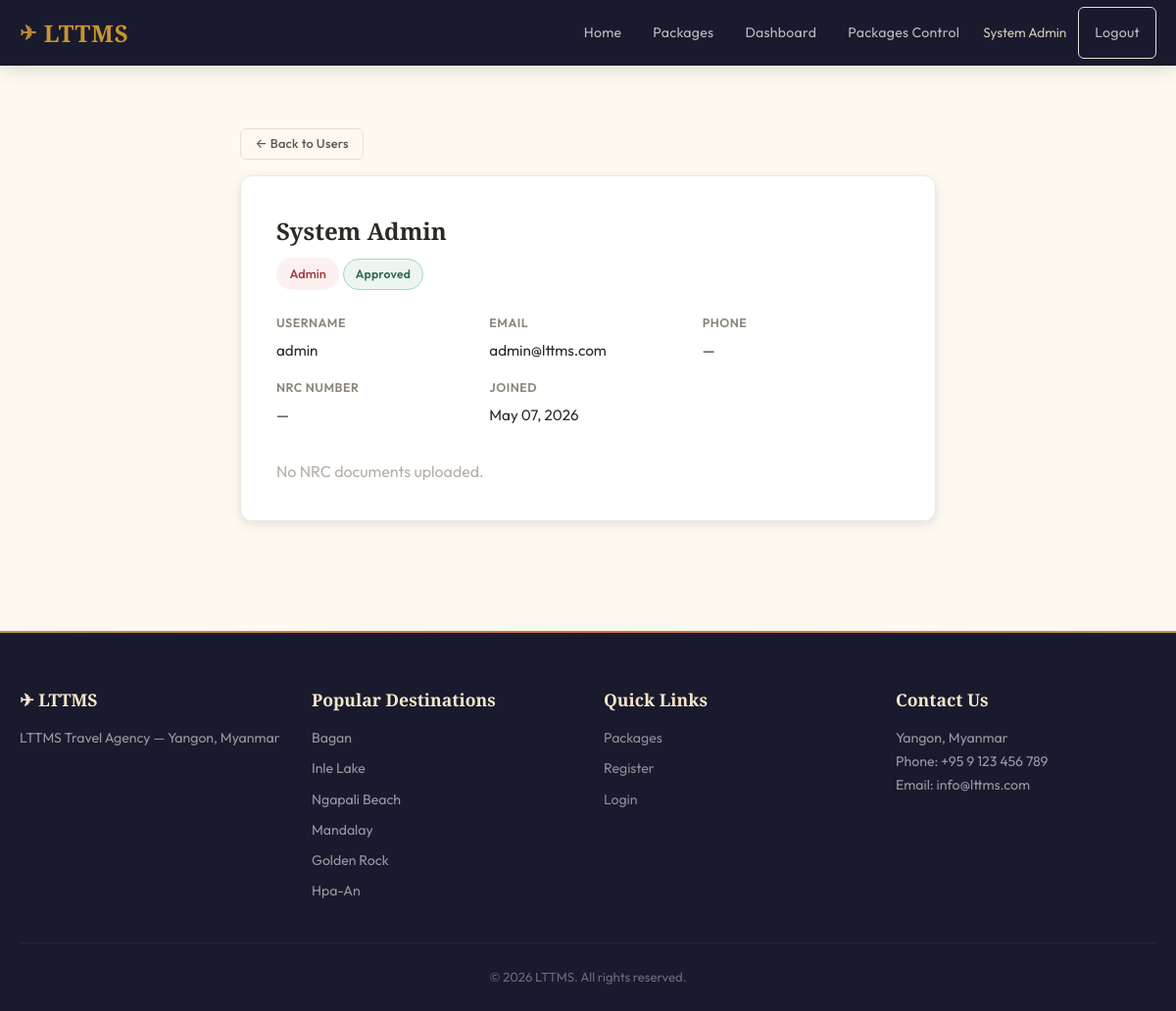
The app's page /admin/user-detail.php?id=1 (signed in) with its own data.
### tables this page shows
CREATE TABLE users (
    id INT AUTO_INCREMENT PRIMARY KEY,
    username VARCHAR(50) NOT NULL UNIQUE,
    email VARCHAR(100) NOT NULL UNIQUE,
    password VARCHAR(255) NOT NULL,
    full_name VARCHAR(100) NOT NULL,
    phone VARCHAR(20),
    kbz_phone VARCHAR(20),
    kbz_name VARCHAR(100),
    nrc_number VARCHAR(50),
    nrc_front_photo VARCHAR(255),
    nrc_back_photo VARCHAR(255),
    role ENUM('customer', 'agent', 'admin') NOT NULL DEFAULT 'customer',
    agent_location VARCHAR(100) DEFAULT NULL,
    status ENUM('pending', 'approved', 'suspended') NOT NULL DEFAULT 'pending',
    created_at TIMESTAMP DEFAULT CURRENT_TIMESTAMP,
    updated_at TIMESTAMP DEFAULT CURRENT_TIMESTAMP ON UPDATE CURRENT_TIMESTAMP
);

CREATE TABLE destinations (
    id INT AUTO_INCREMENT PRIMARY KEY,
    name VARCHAR(100) NOT NULL,
    tagline VARCHAR(200),
    image VARCHAR(255) DEFAULT NULL,
    sort_order INT NOT NULL DEFAULT 0,
    is_active TINYINT(1) NOT NULL DEFAULT 1,
    created_at TIMESTAMP DEFAULT CURRENT_TIMESTAMP
);

### includes/lang.php (called while the page is built, shortened)
<?php
$translations = require __DIR__ . '/../lang/en.php';
function t(string $key, string $default = ''): string {
    global $translations;
    return $translations[$key] ?? ($default ?: $key);
}
function tStatus(string $status): string {
    $map = [
        'pending' => 'status_pending',
        'confirmed' => 'status_confirmed',
        'cancelled' => 'status_cancelled',
        'approved' => 'status_approved',
        'suspended' => 'status_suspended',
        'active' => 'status_active',
        'inactive' => 'status_inactive',
    ];
    return t($map[$status] ?? '', ucfirst($status));
}

### includes/auth.php (called while the page is built, shortened)
<?php
require_once __DIR__ . '/lang.php';
function getCurrentUser(): ?array {
    $pdo = getDBConnection();
    $stmt = $pdo->prepare("SELECT id, username, email, full_name, phone, role, status FROM users WHERE id = ?");
    $stmt->execute([$_SESSION['user_id']]);
    return $stmt->fetch() ?: null;
}

### includes/functions.php (called while the page is built, shortened)
<?php
function sanitize(string $input): string {
    return htmlspecialchars(trim($input), ENT_QUOTES, 'UTF-8');
}
function getActiveDestinations(): array {
    $pdo = getDBConnection();
    $stmt = $pdo->query("SELECT * FROM destinations WHERE is_active = 1 ORDER BY sort_order ASC, name ASC");
    return $stmt->fetchAll();
}
function formatDate(string $date): string {
    return date('M d, Y', strtotime($date));
}

### admin/user-detail.php (the view, shortened to what this page needs)
<?php
require_once __DIR__ . '/../includes/auth.php';
require_once __DIR__ . '/../includes/functions.php';
$pdo = getDBConnection();
$userId = (int)($_GET['id'] ?? 0);
$stmt = $pdo->prepare("SELECT * FROM users WHERE id = ?");
$stmt->execute([$userId]);
$user = $stmt->fetch();
require_once __DIR__ . '/../includes/header.php';
?>
<section class="section">
<div class="container container-md">
    <a href="<?= BASE_URL ?>/admin/users.php" class="btn btn-outline btn-sm mb-1">&larr; <?= t('back_to_users') ?></a>
    <div class="card">
        <div class="user-detail-header">
            <div>
                <h2><?= sanitize($user['full_name']) ?></h2>
                <span class="badge badge-<?= $user['role'] ?>"><?= ucfirst($user['role']) ?></span>
                <span class="status-badge status-<?= $user['status'] ?>"><?= tStatus($user['status']) ?></span>
            </div>
        </div>
        <div class="user-info-grid">
            <div class="info-item">
                <label><?= t('col_username') ?></label>
                <span><?= sanitize($user['username']) ?></span>
            </div>
            <div class="info-item">
                <label><?= t('col_email') ?></label>
                <span><?= sanitize($user['email']) ?></span>
            </div>
            <div class="info-item">
                <label><?= t('col_phone') ?></label>
                <span><?= sanitize($user['phone'] ?? '—') ?></span>
            </div>
            <div class="info-item">
                <label><?= t('nrc_number_label') ?></label>
                <span><?= sanitize($user['nrc_number'] ?? '—') ?></span>
            </div>
            <div class="info-item">
                <label><?= t('col_joined') ?></label>
                <span><?= formatDate($user['created_at']) ?></span>
            </div>
        </div>
        <?php if ($user['nrc_front_photo'] || $user['nrc_back_photo']): ?>
        <h3 class="mt-2"><?= t('nrc_documents') ?></h3>
        <div class="nrc-preview-grid">
            <?php if ($user['nrc_front_photo']): ?>
            <div class="nrc-preview-card">
                <label><?= t('nrc_front') ?></label>
                <img src="<?= BASE_URL ?>/admin/view-nrc.php?file=<?= urlencode($user['nrc_front_photo']) ?>" alt="NRC Front">
            </div>
            <?php endif; ?>
            <?php if ($user['nrc_back_photo']): ?>
            <div class="nrc-preview-card">
                <label><?= t('nrc_back') ?></label>
                <img src="<?= BASE_URL ?>/admin/view-nrc.php?file=<?= urlencode($user['nrc_back_photo']) ?>" alt="NRC Back">
            </div>
            <?php endif; ?>
        </div>
        <?php else: ?>
        <p class="text-muted mt-2"><?= t('no_nrc_uploaded') ?></p>
        <?php endif; ?>
    </div>
</div>
</section>
<?php require_once __DIR__ . '/../includes/footer.php'; ?>

### includes/header.php (shortened to what this page needs)
<?php
require_once __DIR__ . '/auth.php';
require_once __DIR__ . '/functions.php';
$currentUser = getCurrentUser();
?>
<!DOCTYPE html>
<html lang="en">
<head>
    <link rel="stylesheet" href="<?= BASE_URL ?>/assets/css/style.css">
</head>
<body>
<nav class="navbar">
    <div class="container nav-container">
        <a href="<?= BASE_URL ?>/" class="nav-brand">
            <span class="brand-icon">&#9992;</span> LTTMS
        </a>
        <ul class="nav-menu" id="navMenu">
            <li><a href="<?= BASE_URL ?>/"><?= t('nav_home') ?></a></li>
            <li><a href="<?= BASE_URL ?>/customer/packages.php"><?= t('nav_packages') ?></a></li>
            <?php if ($currentUser): ?>
                <?php if ($currentUser['role'] === 'customer'): ?>
                    <li><a href="<?= BASE_URL ?>/customer/my-bookings.php"><?= t('nav_my_bookings') ?></a></li>
                <?php elseif ($currentUser['role'] === 'agent'): ?>
                    <li><a href="<?= BASE_URL ?>/agent/dashboard.php"><?= t('nav_dashboard') ?></a></li>
                <?php elseif ($currentUser['role'] === 'admin'): ?>
                    <li><a href="<?= BASE_URL ?>/admin/dashboard.php"><?= t('nav_dashboard') ?></a></li>
                    <li><a href="<?= BASE_URL ?>/admin/packages.php"><?= t('nav_packages_control') ?></a></li>
                <?php endif; ?>
                <li class="nav-user">
                    <span class="user-greeting"><?= sanitize($currentUser['full_name']) ?></span>
                    <a href="<?= BASE_URL ?>/logout.php" class="btn btn-sm btn-outline"><?= t('nav_logout') ?></a>
                </li>
            <?php else: ?>
                <li><a href="<?= BASE_URL ?>/login.php" class="btn btn-sm btn-outline"><?= t('nav_login') ?></a></li>
                <li><a href="<?= BASE_URL ?>/register.php" class="btn btn-sm btn-primary"><?= t('nav_register') ?></a></li>
            <?php endif; ?>
        </ul>
    </div>
</nav>
<main>

### includes/footer.php (shortened to what this page needs)
</main>
<footer class="footer">
    <div class="container">
        <div class="footer-grid">
            <div class="footer-col">
                <h3>&#9992; LTTMS</h3>
                <p><?= t('footer_agency') ?> — <?= t('footer_address') ?></p>
            </div>
            <div class="footer-col">
                <h3><?= t('footer_destinations') ?></h3>
                <ul>
                    <?php foreach (getActiveDestinations() as $fd): ?>
                        <li><?= sanitize($fd['name']) ?></li>
                    <?php endforeach; ?>
                </ul>
            </div>
            <div class="footer-col">
                <h3><?= t('footer_quick_links') ?></h3>
                <ul>
                    <li><a href="<?= BASE_URL ?>/customer/packages.php"><?= t('nav_packages') ?></a></li>
                    <li><a href="<?= BASE_URL ?>/register.php"><?= t('nav_register') ?></a></li>
                    <li><a href="<?= BASE_URL ?>/login.php"><?= t('nav_login') ?></a></li>
                </ul>
            </div>
            <div class="footer-col">
                <h3><?= t('footer_contact') ?></h3>
                <p><?= t('footer_address') ?></p>
                <p>Phone: +95 9 123 456 789</p>
                <p>Email: info@lttms.com</p>
            </div>
        </div>
        <div class="footer-bottom">
            <p>&copy; <?= date('Y') ?> LTTMS. <?= t('footer_rights') ?></p>
        </div>
    </div>
</footer>
</body>
</html>

### records on screen
users: full_name "System Admin", role "Admin", status "Approved", username "admin", email "admin@lttms.com", phone "—", nrc_number "—", created_at "May 07, 2026"
destinations: name "Bagan"
destinations: name "Inle Lake"
destinations: name "Ngapali Beach"
destinations: name "Mandalay"
destinations: name "Golden Rock"
destinations: name "Hpa-An"

### other values on screen
t('nav_home') "Home"
t('nav_packages') "Packages"
t('nav_dashboard') "Dashboard"
t('nav_packages_control') "Packages Control"
t('nav_logout') "Logout"
t('back_to_users') "Back to Users"
t('col_username') "USERNAME"
t('col_email') "EMAIL"
t('col_phone') "PHONE"
t('nrc_number_label') "NRC NUMBER"
t('col_joined') "JOINED"
t('no_nrc_uploaded') "No NRC documents uploaded."
t('footer_agency') "LTTMS Travel Agency"
t('footer_address') "Yangon, Myanmar"
t('footer_destinations') "Popular Destinations"
